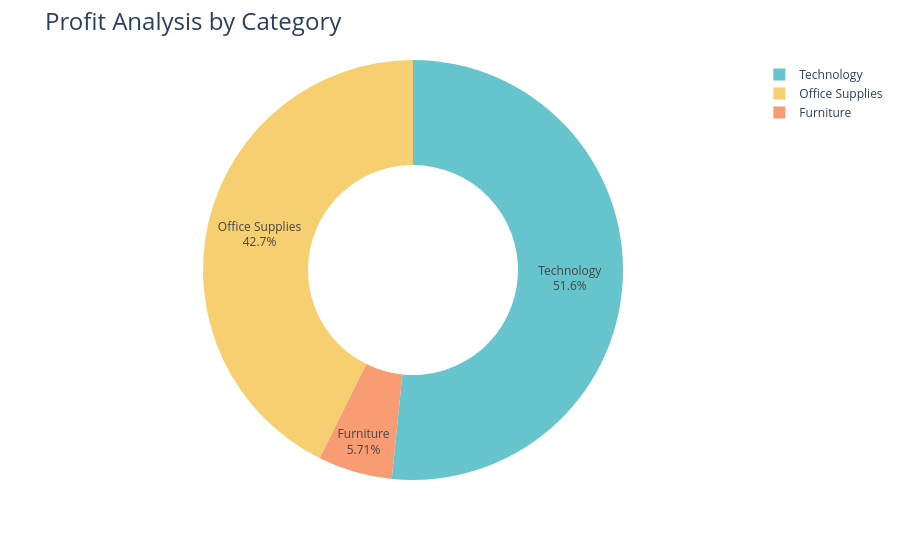

The notebook cell this image was saved under:
### Markdown cell above
# Profit Analysis by Category

### Code cell
profit_by_category = data.groupby('Category')['Profit'].sum().reset_index()

fig = px.pie(profit_by_category, 
             values='Profit', 
             names='Category', 
             hole=0.5, 
             color_discrete_sequence=px.colors.qualitative.Pastel)

fig.update_traces(textposition='inside', textinfo='percent+label')
fig.update_layout(title_text='Profit Analysis by Category', title_font=dict(size=24))

fig.show()

### Figure 1 — Plotly figure (JSON) as saved in the notebook; plotly's stock layout.template omitted (floating-point values rounded to 4 significant figures)
{"data": [{"domain": {"x": [0, 1], "y": [0, 1]}, "hole": 0.5, "hovertemplate": "Category=%{label}<br>Profit=%{value}<extra></extra>", "labels": ["Furniture", "Office Supplies", "Technology"], "legendgroup": "", "name": "", "showlegend": true, "textinfo": "percent+label", "textposition": "inside", "type": "pie", "values": [10010.0, 74800.0, 90460.0]}], "layout": {"autosize": true, "legend": {"tracegroupgap": 0}, "margin": {"t": 60}, "piecolorway": ["rgb(102, 197, 204)", "rgb(246, 207, 113)", "rgb(248, 156, 116)", "rgb(220, 176, 242)", "rgb(135, 197, 95)", "rgb(158, 185, 243)", "rgb(254, 136, 177)", "rgb(201, 219, 116)", "rgb(139, 224, 164)", "rgb(180, 151, 231)", "rgb(179, 179, 179)"], "title": {"font": {"size": 24}, "text": "Profit Analysis by Category"}}}
